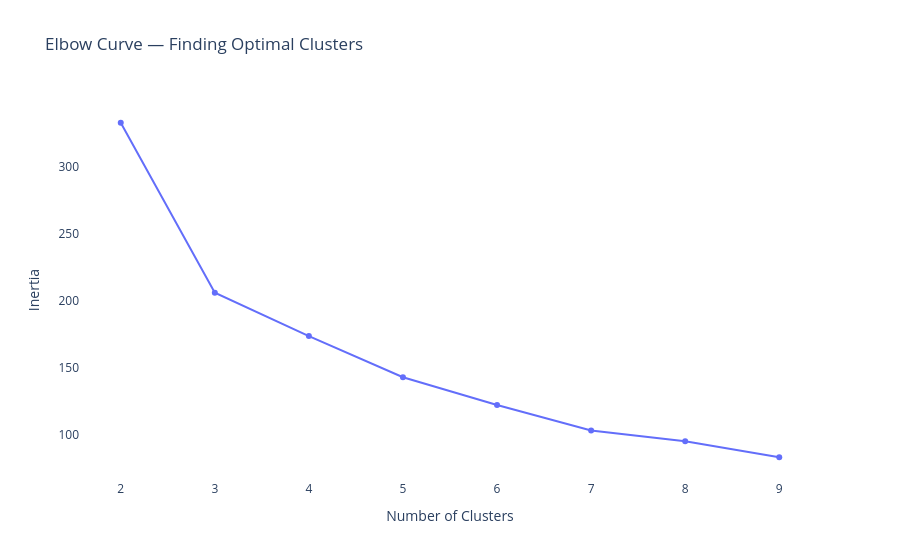

Notebook code cell kept with this figure:
### Code cell
# Scale features for clustering
features_for_clustering = ['Win Rate', 'Draw Rate', 'Goals Per Game', 
                            'Conceded Per Game', 'Goal Difference',
                            'Attack Score', 'Defense Score']

scaler = StandardScaler()
X_scaled = scaler.fit_transform(profiles_df[features_for_clustering])

# Try different numbers of clusters and find the best
inertias = []
silhouettes = []
K = range(2, 10)

for k in K:
    kmeans = KMeans(n_clusters=k, random_state=42, n_init=10)
    kmeans.fit(X_scaled)
    inertias.append(kmeans.inertia_)
    silhouettes.append(silhouette_score(X_scaled, kmeans.labels_))

# Plot elbow curve
fig = px.line(x=list(K), y=inertias,
              title='Elbow Curve — Finding Optimal Clusters',
              labels={'x': 'Number of Clusters', 'y': 'Inertia'},
              markers=True)
fig.update_layout(plot_bgcolor='white')
fig.show()

best_k = K[np.argmax(silhouettes)]
print(f"✅ Best number of clusters: {best_k}")
print(f"   Silhouette scores: {[round(s,3) for s in silhouettes]}")

### Figure 1 — Plotly figure (JSON) as saved in the notebook; plotly's stock layout.template omitted (floating-point values rounded to 4 significant figures)
{"data": [{"hovertemplate": "Number of Clusters=%{x}<br>Inertia=%{y}<extra></extra>", "legendgroup": "", "line": {"color": "#636efa", "dash": "solid"}, "marker": {"symbol": "circle"}, "mode": "lines+markers", "name": "", "orientation": "v", "showlegend": false, "type": "scatter", "x": [2, 3, 4, 5, 6, 7, 8, 9], "xaxis": "x", "y": [332.7, 205.8, 173.5, 142.7, 121.9, 103.0, 94.89, 82.96], "yaxis": "y"}], "layout": {"legend": {"tracegroupgap": 0}, "plot_bgcolor": "white", "title": {"text": "Elbow Curve — Finding Optimal Clusters"}, "xaxis": {"anchor": "y", "domain": [0, 1], "title": {"text": "Number of Clusters"}}, "yaxis": {"anchor": "x", "domain": [0, 1], "title": {"text": "Inertia"}}}}
